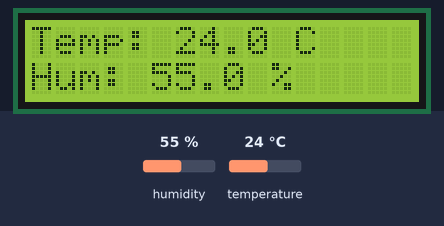
A sketch run on a simulated Arduino Uno, built with avr-gcc and run on an emulated ATmega328P. Shown: 16×2 character LCD. The inputs (shaded band) are chosen by the test bench; at power-on: humidity 55 %, temperature 24 °C.

Above: at 3.2 s.
3.3 s: humidity set to 22 %
At 4.6 s:
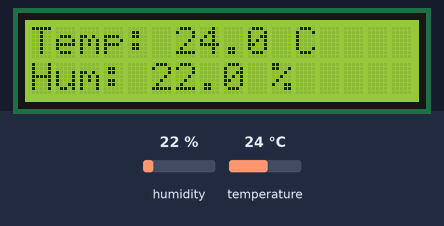
6.0 s: temperature set to 12 °C
At 7.3 s:
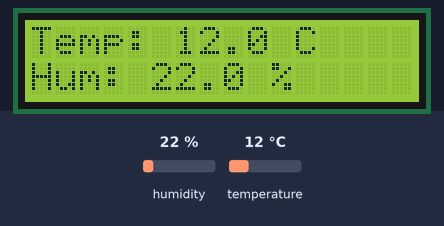
8.7 s: humidity set to 40 %
At 11.4 s:
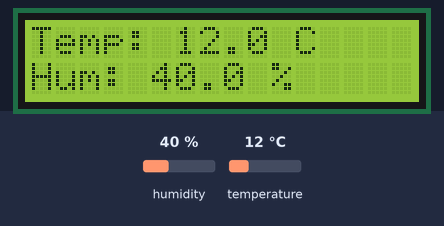
11.7 s: temperature set to 19 °C
At 12.9 s:
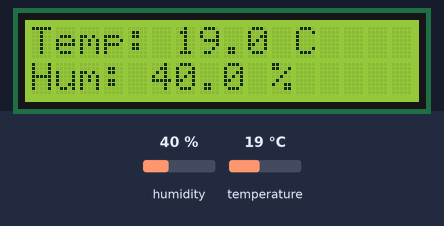
Timing chart, 0 to 14.7 s (numbered marks = the images above; inputs shaded):
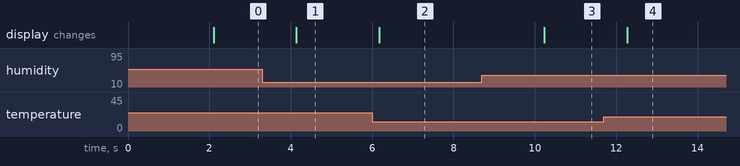

Measured:
- after the input at 3.3 s, the display: changes after 0.84 s (image 1)
- after the input at 6.0 s, the display: changes after 0.17 s (image 2)
- after the input at 8.7 s, the display: changes after 1.5 s (image 3)
- after the input at 11.7 s, the display: changes after 0.57 s (image 4)

The sketch:

temp_humidity_monitor.ino
```cpp
#include <DHT.h>
#include <Wire.h>
#include <LiquidCrystal_I2C.h>

#define DHTPIN 2        // DHT22 data pin connected to digital pin 2
#define DHTTYPE DHT22   // Use DHT22

DHT dht(DHTPIN, DHTTYPE);
LiquidCrystal_I2C lcd(0x27, 16, 2); // Change to 0x3F if not working

void setup() {
  dht.begin();
  lcd.init();
  lcd.backlight();
  lcd.setCursor(0,0);
  lcd.print("Temp & Humidity");
  delay(2000);
}

void loop() {
  float h = dht.readHumidity();
  float t = dht.readTemperature();

  if (isnan(h) || isnan(t)) {
    lcd.clear();
    lcd.setCursor(0,0);
    lcd.print("Sensor Error!");
    delay(2000);
    return;
  }

  lcd.clear();
  lcd.setCursor(0,0);
  lcd.print("Temp: ");
  lcd.print(t,1); // 1 decimal place
  lcd.print(" C");

  lcd.setCursor(0,1);
  lcd.print("Hum: ");
  lcd.print(h,1);
  lcd.print(" %");

  delay(2000);
}
```
